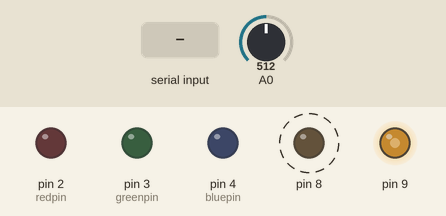
Bench run of a sketch on a simulated Arduino Uno, built with avr-gcc and run on an emulated ATmega328P. Parts: output pins drawn as LEDs (lit = HIGH). Dashed ring = blinking. Inputs (shaded band) come from the test bench; at power-on: A0 = 512. What the sketch prints to the serial monitor is not drawn.

Above: at 1.2 s.
1.3 s: "1\n" received over Serial
At 1.48 s:
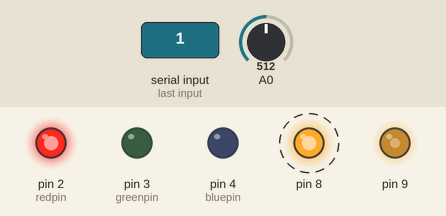
4.3 s: "2\n" received over Serial
At 4.48 s:
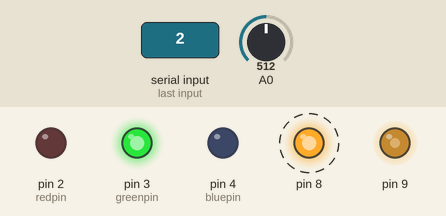
7.3 s: "3\n" received over Serial
At 7.48 s:
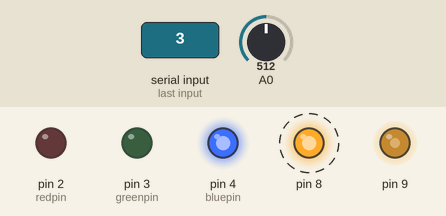
16.3 s: "90,45\n" received over Serial
At 16.51 s:
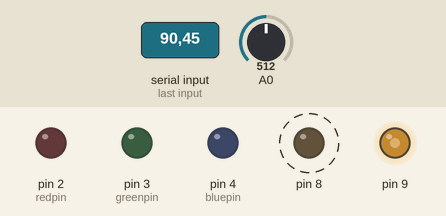
Timing chart, 0 to 20.3 s (numbered marks = the images above; inputs shaded):
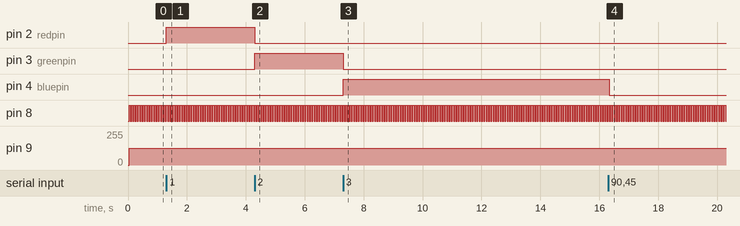

The sketch:

Touche_LEDs.ino
```cpp
//****************************************************************************************
// Illutron take on Disney style capacitive touch sensor using only passives and Arduino
// Dzl 2012
//****************************************************************************************


//                              10n
// PIN 9 --[10k]-+-----10mH---+--||-- OBJECT
//               |            |
//              3.3k          |
//               |            V 1N4148 diode
//              GND           |
//                            |
//Analog 0 ---+------+--------+
//            |      |
//          100pf   1MOmhm
//            |      |
//           GND    GND


#define SET(x,y) (x |=(1<<y))				//-Bit set/clear macros
#define CLR(x,y) (x &= (~(1<<y)))       		// |
#define CHK(x,y) (x & (1<<y))           		// |
#define TOG(x,y) (x^=(1<<y))            		//-+


#define N 160  //How many frequencies

int results[N];

// the LED pins
int redpin = 2;
int greenpin = 3;
int bluepin = 4;


void setup()
{


  TCCR1A = 0b10000010;      //-Set up frequency generator
  TCCR1B = 0b00011001;      //-+
  ICR1 = 110;
  OCR1A = 55;

  pinMode(9, OUTPUT);       //-Signal generator pin
  pinMode(8, OUTPUT);       //-Sync (test) pin

  pinMode(redpin, OUTPUT);
  pinMode(greenpin, OUTPUT);
  pinMode(bluepin, OUTPUT);

  Serial.begin(115200);

  // Lower the serial timeout (from its default value of 1000 ms)
  // so that the call to Serial.parseInt() below doesn't pause for
  // too long and disrupt the sending of accelerometer data.
  Serial.setTimeout(2);

  for (int i = 0; i < N; i++) //-Preset results
    results[i] = 0;       //-+
}

void loop()
{
  unsigned int d;

  int counter = 0;
  for (unsigned int d = 0; d < N; d++)
  {
    int v = analogRead(0);  //-Read response signal
    CLR(TCCR1B, 0);         //-Stop generator
    TCNT1 = 0;              //-Reload new frequency
    ICR1 = d;               // |
    OCR1A = d / 2;          //-+
    SET(TCCR1B, 0);         //-Restart generator
    results[d] = v;
  }


  SendData(results, N);


  TOG(PORTB, 0);           //-Toggle pin 8 after each sweep (good for scope)

  while (Serial.available()) {
    // Check for a valid prediction.
    int val = Serial.parseInt();
    if (val != 0) {
      // Turn off all the LEDs.
      digitalWrite(redpin, LOW);
      digitalWrite(greenpin, LOW);
      digitalWrite(bluepin, LOW);

      // Turn on the LED corresponding to the prediction.
      if (val == 1) digitalWrite(redpin, HIGH);
      if (val == 2) digitalWrite(greenpin, HIGH);
      if (val == 3) digitalWrite(bluepin, HIGH);
    }
  }
}

void SendData(int data[], int n) {
  byte checksum, LSB, MSB;
  Serial.write(byte(0)); checksum = 0;
  LSB = lowByte(n) | 0x80; // send low seven bits, with one in high bit to ensure a non-zero byte
  MSB = highByte(n << 1) | 0x80; // send bits 8 to 14, with one in high bit to ensure a non-zero byte
  Serial.write(LSB); checksum += LSB;
  Serial.write(MSB); checksum += MSB;
  for (int i = 0; i < n; i++) {
    LSB = lowByte(data[i]) | 0x80; // send low seven bits, with one in high bit to ensure a non-zero byte
    MSB = highByte(data[i] << 1) | 0x80; // send bits 8 to 14, with one in high bit to ensure a non-zero byte
    Serial.write(LSB); checksum += LSB;
    Serial.write(MSB); checksum += MSB;
  }
  Serial.write(checksum | 0x80); // seven bit checksum, with one in the high bit to ensure a non-zero byte
}
```

Measured:
- after the input at 1.3 s, pin 2 (redpin): LOW → HIGH at once
- after the input at 4.3 s, pin 2 (redpin): HIGH → LOW at once; pin 3 (greenpin): LOW → HIGH at once
- after the input at 7.3 s, pin 3 (greenpin): HIGH → LOW at once; pin 4 (bluepin): LOW → HIGH at once
- after the input at 16.3 s, pin 4 (bluepin): HIGH → LOW at once
- by itself, pin 8: alternates HIGH for 0.04 s and LOW for 0.04 s
